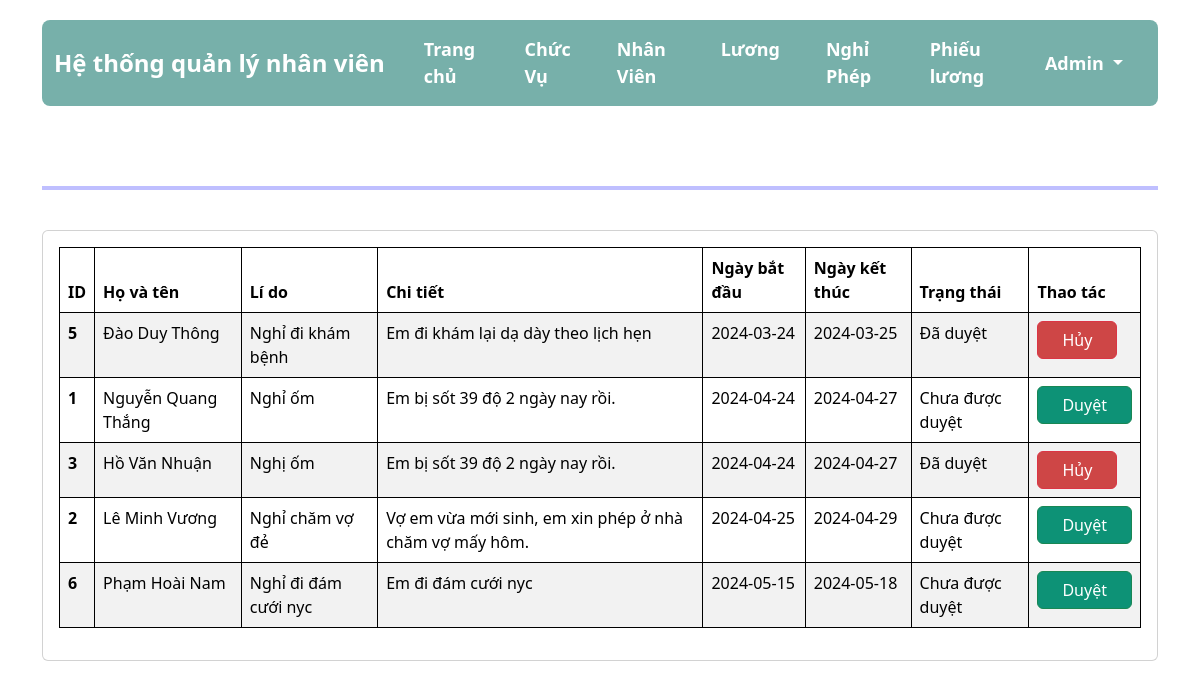
Page /leave.php (signed in) on the committed database.
### tables this page shows
CREATE TABLE `nghi_phep_tbl` (
  `id_nghi` int(255) NOT NULL,
  `id_nv` int(255) NOT NULL,
  `ly_do` varchar(255) NOT NULL,
  `chi_tiet` text NOT NULL,
  `ngay_bat_dau` date NOT NULL,
  `ngay_ket_thuc` date NOT NULL,
  `ngay_tao_don` timestamp NOT NULL DEFAULT current_timestamp() ON UPDATE current_timestamp(),
  `trang_thai` int(255) NOT NULL
);

CREATE TABLE `nhan_vien_tbl` (
  `id_nv` int(255) NOT NULL,
  `ten` varchar(255) NOT NULL,
  `ngay_sinh` varchar(255) NOT NULL,
  `gioi_tinh` varchar(255) NOT NULL,
  `so_dien_thoai` varchar(255) NOT NULL,
  `email` varchar(255) NOT NULL,
  `dia_chi` varchar(255) NOT NULL,
  `id_chuc_vu` int(11) NOT NULL,
  `ngay_vao_lam` date NOT NULL,
  `ngay_them` timestamp NOT NULL DEFAULT current_timestamp() ON UPDATE current_timestamp(),
  `anh` varchar(255) NOT NULL DEFAULT 'https://cdn-icons-png.flaticon.com/512/3541/3541871.png',
  `ngay_cap_nhat` date NOT NULL
);

### src/leave.php (the view, shortened to what this page needs)
<?php
if (isset($_SESSION['username']) && isset($_SESSION['user_type']) && $_SESSION['logged_in']) {
    ?>
    <!DOCTYPE html>
    <html lang="en">
    <head>
        <link href="https://cdn.jsdelivr.net/npm/bootstrap@5.3.3/dist/css/bootstrap.min.css" rel="stylesheet">
        <link rel="stylesheet" href="https://cdn.jsdelivr.net/npm/bootstrap-icons@1.11.3/font/bootstrap-icons.min.css">
        <link rel="stylesheet" href="styles.css">
    </head>
    <body class="body">
        <div class="container">
            <nav class="navbar navbar-expand-lg">
                <div class="container-fluid">
                    <a class="navbar-brand" href="home.php">Hệ thống quản lý nhân viên</a>
                    <div class="collapse navbar-collapse" id="navbarNav">
                        <ul class="navbar-nav">
                            <li class="nav-item">
                                <a class="nav-link" href="home.php">Trang chủ</a>
                            </li>
                            <li class="nav-item">
                                <a class="nav-link" href="department.php">Chức Vụ</a>
                            </li>
                            <li class="nav-item">
                                <a class="nav-link" href="staff.php">Nhân Viên</a>
                            </li>
                            <li class="nav-item">
                                <a class="nav-link" href="salary.php">Lương</a>
                            </li>
                            <li class="nav-item">
                                <a class="nav-link" href="leave.php">Nghỉ Phép</a>
                            </li>
                            <li class="nav-item">
                                <a class="nav-link" href="income.php">Phiếu lương</a>
                            </li>
                        </ul>
                        <ul class="navbar-nav">
                            <li class="nav-item dropdown">
                                <a class="nav-link dropdown-toggle" href="#" id="navbarDropdown" role="button"
                                    data-bs-toggle="dropdown" aria-expanded="false">
                                    Admin
                                </a>
                            </li>
                        </ul>
                    </div>
                </div>
            </nav>
            <div class="col py-3">
                <h1 class="titlepage"> Nghỉ phép </h1>
                <hr style="border: 2px solid blue">
                <br>
                <div class="card">
                    <div class="card-body">
                        <table id="leave_table" class="table table-striped table-hover">
                            <thead style="position: sticky; top: 0; ">
                                <tr>
                                    <th scope="col">ID</th>
                                    <th scope="col">Họ và tên </th>
                                    <th scope="col">Lí do</th>
                                    <th scope="col">Chi tiết</th>
                                    <th scope="col">Ngày bắt đầu</th>
                                    <th scope="col">Ngày kết thúc</th>
                                    <th scope="col">Trạng thái</th>
                                    <th scope="col">Thao tác</th>
                                </tr>
                            </thead>
                            <tbody>
                                <?php
                                require_once ('connect.php');
                                $query1 = "select * from nghi_phep_tbl inner join nhan_vien_tbl on nghi_phep_tbl.id_nv=nhan_vien_tbl.id_nv order by ngay_bat_dau";
                                $staff_result = $sql_connect->query($query1);
                                while ($row = $staff_result->fetch_assoc()) {
                                    ?>
                                    <tr>
                                        <th scope="row"><?php echo $row['id_nghi']; ?></th>
                                        <td><?php echo $row['ten']; ?></td>
                                        <td><?php echo $row['ly_do']; ?></td>
                                        <td><?php echo $row['chi_tiet']; ?></td>
                                        <td><?php echo $row['ngay_bat_dau']; ?></td>
                                        <td><?php echo $row['ngay_ket_thuc']; ?></td>
                                        <td class="leave_status">
                                            <?php
                                            if ($row['trang_thai'] == 0) {
                                                echo "Chưa được duyệt";
                                            } elseif ($row['trang_thai'] == 1) {
                                                echo "Đã duyệt";
                                            } else {
                                                echo "Trạng thái không xác định";
                                            }
                                            ?>
                                        </td>
                                        <td>
                                            <?php
                                            if ($row['trang_thai'] == 0) {
                                                ?>
                                                <button class="btn btn-success px-4 confirm_leave"
                                                    data-id="<?php echo $row['id_nghi']; ?>">Duyệt</button>
                                                <?php
                                            } elseif ($row['trang_thai'] == 1) {
                                                ?>
                                                <button class="btn btn-danger px-4 reject_leave"
                                                    data-id="<?php echo $row['id_nghi']; ?>">Hủy</button>
                                                <?php
                                            }
                                            ?>
                                        </td>
                                    </tr>
                                    <?php
                                }
                                ?>
                            </tbody>
                        </table>
                    </div>
                </div>
            </div>
        </div>
    </body>
    </html>
    <?php
} else {
    header("Location: error.html");
    exit();
}
?>

### src/styles.css (style rules this page uses)
.navbar { background-color: #77B0AA; color: #fff; font-size: large !important; font-weight: bold !important; border-radius: 0.5rem; }
.navbar-brand { font-size: 24px; color: #fff; font-weight: bold !important; }
.navbar-nav { margin-right: auto !important; margin-left: auto !important; }
.nav-item { padding: 0 15px; }
.nav-link { color: #fff; }
.container { margin-top: 20px; }
.btn-success { background-color: #0D9276; color: #fff; }
.btn-danger { background-color: #ce4646; color: #fff; }
.body { background-image: url("https://i.imgur.com/ExiWlK8.jpeg"); background-position: bottom center; background-repeat: no-repeat; background-size: cover; background-attachment: fixed; }
.table { background-color: rgb(1, 1, 1, 0.2) !important; color: aliceblue !important; margin-top: 0rem !important; background-color: transparent !important; }
.table, th, td { border: 1px solid black; }
.titlepage { color: white; }

### rows in the picture
nghi_phep_tbl: id_nghi "5", id_nv.ten "Đào Duy Thông", ly_do "Nghỉ đi khám bệnh", chi_tiet "Em đi khám lại dạ dày theo lịch hẹn", ngay_bat_dau "2024-03-24", ngay_ket_thuc "2024-03-25", trang_thai "Đã duyệt"
nghi_phep_tbl: id_nghi "1", id_nv.ten "Nguyễn Quang Thắng", ly_do "Nghỉ ốm", chi_tiet "Em bị sốt 39 độ 2 ngày nay rồi.", ngay_bat_dau "2024-04-24", ngay_ket_thuc "2024-04-27", trang_thai "Chưa được duyệt"
nghi_phep_tbl: id_nghi "3", id_nv.ten "Hồ Văn Nhuận", ly_do "Nghị ốm", chi_tiet "Em bị sốt 39 độ 2 ngày nay rồi.", ngay_bat_dau "2024-04-24", ngay_ket_thuc "2024-04-27", trang_thai "Đã duyệt"
nghi_phep_tbl: id_nghi "2", id_nv.ten "Lê Minh Vương", ly_do "Nghỉ chăm vợ đẻ", chi_tiet "Vợ em vừa mới sinh, em xin phép ở nhà chăm vợ mấy hôm.", ngay_bat_dau "2024-04-25", ngay_ket_thuc "2024-04-29", trang_thai "Chưa được duyệt"
nghi_phep_tbl: id_nghi "6", id_nv.ten "Phạm Hoài Nam", ly_do "Nghỉ đi đám cưới nyc", chi_tiet "Em đi đám cưới nyc", ngay_bat_dau "2024-05-15", ngay_ket_thuc "2024-05-18", trang_thai "Chưa được duyệt"
